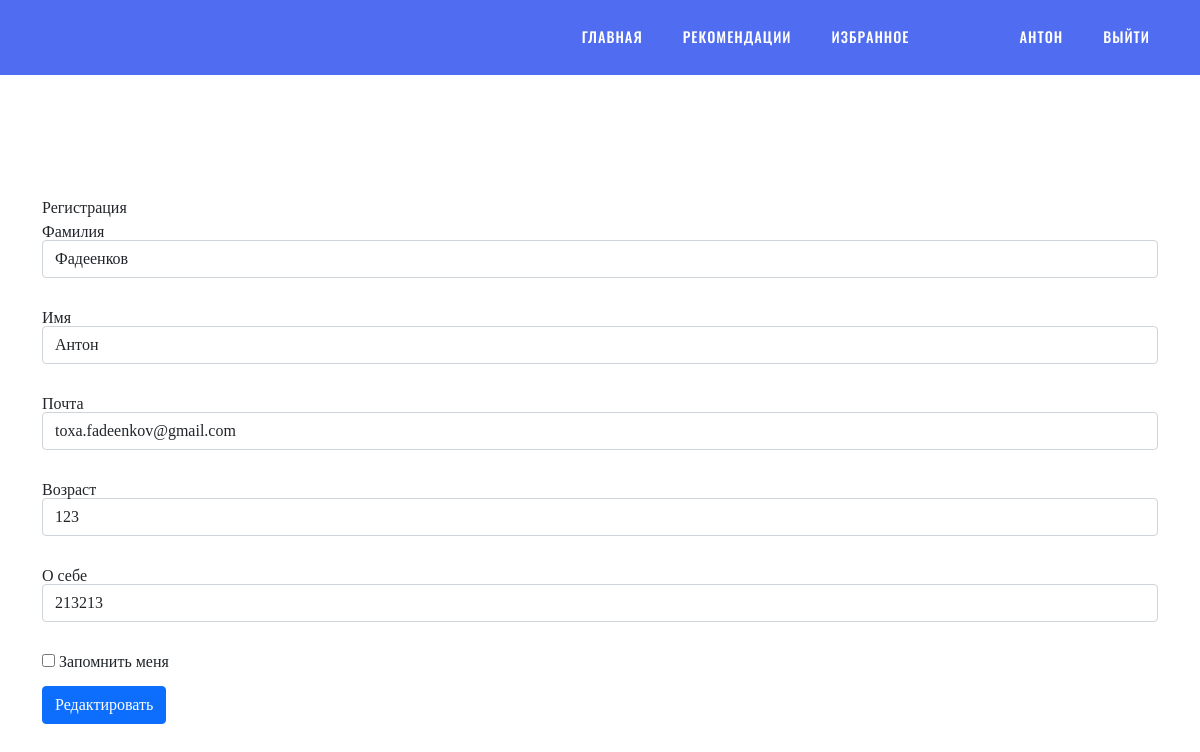
Page /profile/edit (signed in) on the earlier database version.
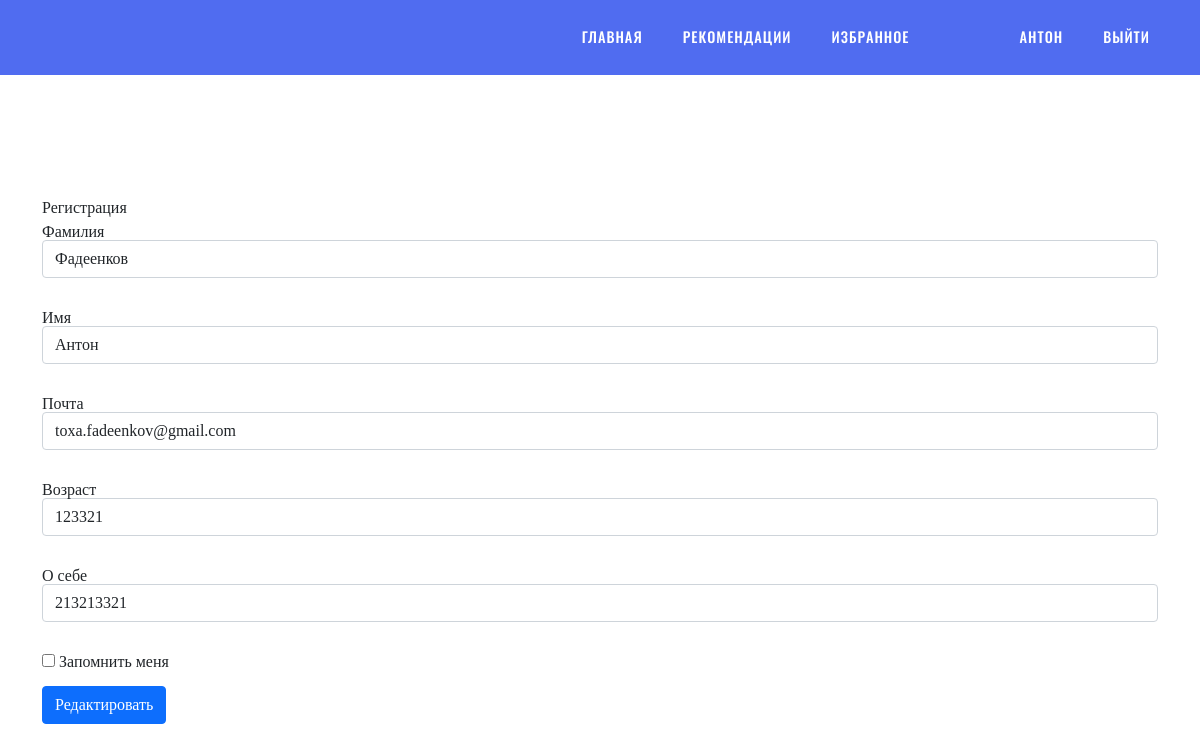
Same page on the later database version.
### data/users.py (models this page shows, shortened)
class User(SqlAlchemyBase, UserMixin, SerializerMixin):
    __tablename__ = 'users'
    id = sqlalchemy.Column(sqlalchemy.Integer,
                           primary_key=True, autoincrement=True)
    surname = sqlalchemy.Column(sqlalchemy.String, nullable=True)
    name = sqlalchemy.Column(sqlalchemy.String, nullable=True)
    email = sqlalchemy.Column(sqlalchemy.String, unique=True, nullable=True)
    hashed_password = sqlalchemy.Column(sqlalchemy.String, nullable=True)
    age = sqlalchemy.Column(sqlalchemy.Integer, nullable=True)
    about = sqlalchemy.Column(sqlalchemy.String, nullable=True)
    books = orm.relation("Favorite", back_populates='user')

### main.py (the view, shortened to what this page needs)
@app.route('/profile/edit', methods=['GET', 'POST'])
@login_required
def edit_user():
    db_sess = db_session.create_session()
    user = db_sess.query(User).filter(User.id == current_user.id).first()
    form = EditForm()
    if request.method == "GET":
        form.surname.data = user.surname
        form.name.data = user.name
        form.email.data = user.email
        form.age.data = user.age
        form.about.data = user.about
        form.submit.label.text = 'Редактировать'
    return render_template('register.html', title='Редактирование профиля',
                           registerform=form)

### forms/editform.py
class EditForm(FlaskForm):
    surname = StringField('Фамилия', validators=[DataRequired()])
    name = StringField('Имя', validators=[DataRequired()])
    email = EmailField('Почта', validators=[DataRequired()])
    age = IntegerField('Возраст', validators=[DataRequired()])
    about = StringField('О себе')
    remember_me = BooleanField('Запомнить меня')
    submit = SubmitField('Зарегистрироваться')

### data/db_session.py (called while the page is built)
def create_session() -> Session:
    global __factory
    return __factory()

### main.py (called while the page is built)
@login_manager.user_loader
def load_user(user_id):
    db_sess = db_session.create_session()
    return db_sess.query(User).get(user_id)

### templates/register.html (shortened to what this page needs)
{% extends "base.html" %}
{% block content %}
    <h1>Регистрация</h1>
    <form action="" method="post">
        <p>
            {{ registerform.surname.label }}<br>
            {{ registerform.surname(class="form-control", type="string") }}<br>
        </p>
        <p>
            {{ registerform.name.label }}<br>
            {{ registerform.name(class="form-control", type="string") }}<br>
        </p>
        <p>
            {{ registerform.email.label }}<br>
            {{ registerform.email(class="form-control", type="email") }}<br>
        </p>
        <p>
            {{ registerform.age.label }}<br>
            {{ registerform.age(class="form-control", type="integer") }}<br>
        </p>
        <p>
            {{ registerform.about.label }}<br>
            {{ registerform.about(class="form-control", type="string") }}<br>
        </p>
        <p>{{ registerform.remember_me() }} {{ registerform.remember_me.label }}</p>
        <p>{{ registerform.submit(type="submit", class="btn btn-primary") }}</p>
    </form>
{% endblock %}

### templates/base.html (shortened to what this page needs)
<!DOCTYPE html>
<html lang=ru>
<head>
    <link href="https://cdn.jsdelivr.net/npm/bootstrap@5.0.0-beta3/dist/css/bootstrap.min.css"
          rel="stylesheet"
>
    <link rel="stylesheet" type="text/css" href="../static/css/main.css">
</head>
<body>
<header style="z-index: 9999999999; max-height: 100px; overflow: hidden">
	<div style="z-index: 99999;background-color: #506cf0; max-height: 100px; overflow: hidden" class="nava" role='navigation'>
    <ul>
        <li><a href="/">Главная</a></li>
        {% if current_user.is_authenticated %}
            <li><a href="/user_recommendations">Рекомендации</a></li>
            <li><a href="/favorites/{{ current_user.id }}">Избранное</a></li>
            <li style="margin-left: 13%">
                <a href="/profile">
                    {{ current_user.name }}
                </a>
            </li>
            <li><a href="/logout">Выйти</a></li>
        {% else %}
            <li style="margin-left: 13%"><a href="/register">Зарегистрироваться</a></li>
            <li><a href="/login">Войти</a></li>
        {% endif %}
    </ul>
</div>
</header>
<main role="main" class="container">
    {% block content %}{% endblock %}
</main>
</body>
</html>

### static/css/main.css (style rules this page uses)
body { top: 0; left: 0; right: 0; bottom: 0; margin: 0; font-family: Oswald; margin-top: 200px; }
body a { text-decoration: none; }
html, body, div, span, applet, object, iframe, h1, h2, h3, h4, h5, h6, p, blockquote, pre, a, abbr, acronym, address, big, cite, code, del, dfn, em, img, ins, kbd, q, s, samp, small, strike, strong, sub, sup, tt, var, b, u, i, center, dl, dt, dd, ol, ul, li, fieldset, form, label, legend, table, caption, tbody, tfoot, thead, tr, th, td, article, aside, canvas, details, embed, figure, figcaption, footer, header, hgroup, menu, nav, output, ruby, section, summary, time, mark, audio, video { padding: 0; border: 0; font-size: 100%; font: inherit; vertical-align: baseline; }
article, aside, details, figcaption, figure, footer, header, hgroup, menu, nav, section, main { display: block; }
body { line-height: 1; }
ol, ul { list-style: none; }
.nava { transition: top 4s; position: fixed; top: 0; left: 0; width: 100%; background: #ffffff00; height: 75px; }
.nava ul { list-style: none; position: relative; float: right; margin-right: 100px; display: inline-flex; }
.nava ul li { float: left; -webkit-transition: all 0.2s ease-in-out; -moz-transition: all 0.2s ease-in-out; transition: all 0.2s ease-in-out; }
.nava ul li a { display: block; padding: 30px 20px; font-family: Oswald; color: #fff; font-weight: medium; font-size: 0.9em; letter-spacing: 1px; text-decoration: none; text-transform: uppercase; }

Differences in the rows shown:
changed User "АНТОН": age "123" → "123321"; about "213213" → "213213321"
